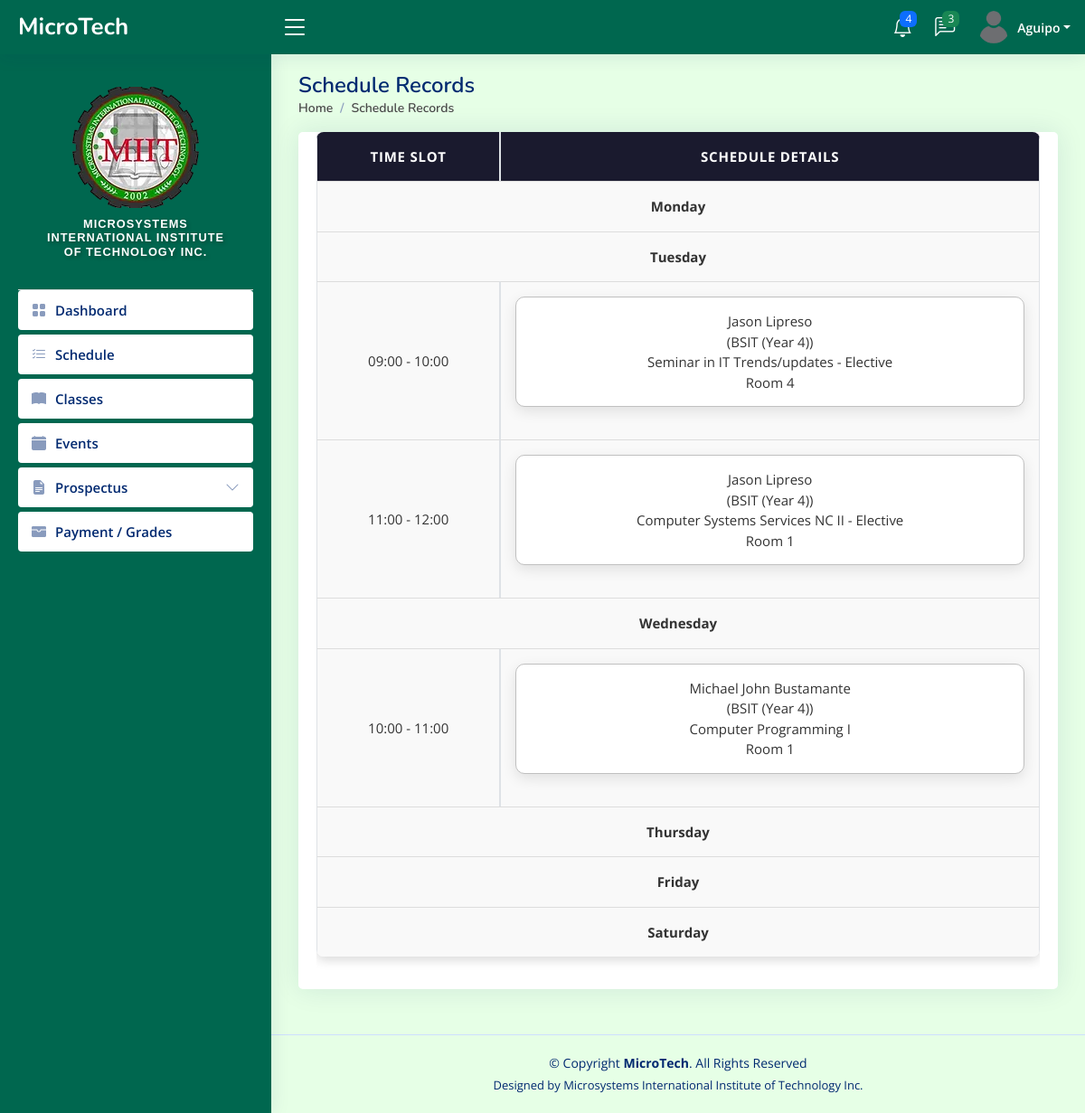
Screenshot of /admin/schedule-students.php (signed in) with the database file from the repository.
### tables this page shows
CREATE TABLE `tbl_students` (
  `user_id` int(11) NOT NULL,
  `user_name` varchar(50) NOT NULL,
  `lname` varchar(50) NOT NULL,
  `fname` varchar(50) NOT NULL,
  `middleInitial` varchar(30) NOT NULL,
  `Suffix` varchar(15) NOT NULL,
  `course` varchar(50) NOT NULL,
  `year` int(10) NOT NULL,
  `sy` varchar(50) DEFAULT NULL,
  `contact` varchar(20) NOT NULL,
  `gender` varchar(10) NOT NULL,
  `bdate` varchar(50) NOT NULL,
  `pob` text NOT NULL,
  `email` varchar(50) NOT NULL,
  `major` varchar(50) NOT NULL,
  `nationality` varchar(20) NOT NULL,
  `civilStatus` varchar(20) NOT NULL,
  `religion` varchar(20) NOT NULL,
  `modality` varchar(20) NOT NULL,
  `fb` varchar(30) NOT NULL,
  `curAddress` varchar(200) NOT NULL,
  `cityAdd` varchar(200) NOT NULL,
  `zipcode` varchar(30) NOT NULL,
  `fatherName` varchar(50) NOT NULL,
  `fwork` varchar(50) NOT NULL,
  `motherName` varchar(50) NOT NULL,
  `mwork` varchar(50) NOT NULL,
  `primarySchool` varchar(100) NOT NULL,
  `primaryAddress` text NOT NULL,
  `primaryCompleted` varchar(30) NOT NULL,
  `entermediateSchool` varchar(100) NOT NULL,
  `entermediateAddress` text NOT NULL,
  `entermediateCompleted` varchar(30) NOT NULL,
  `hsSchool` varchar(100) NOT NULL,
  `hsAddress` text NOT NULL,
  `hsCompleted` varchar(30) NOT NULL,
  `shSchool` varchar(100) NOT NULL,
  `shAddress` text NOT NULL,
  `shCompleted` varchar(30) NOT NULL,
  `collegeSchool` varchar(100) NOT NULL,
  `collegeAddress` text NOT NULL,
  `collegeCompleted` varchar(30) NOT NULL,
  `user_image` varchar(50) NOT NULL,
  `user_role` varchar(50) NOT NULL,
  `user_pass` varchar(100) NOT NULL,
  `semester` int(11) NOT NULL,
  `status` varchar(20) NOT NULL,
  `date` date DEFAULT NULL,
  `created_at` timestamp NOT NULL DEFAULT current_timestamp()
);

CREATE TABLE `tbl_schedule` (
  `schedule_id` int(11) NOT NULL,
  `instructor_id` int(20) NOT NULL,
  `course_id` int(11) NOT NULL,
  `subject_id` int(11) NOT NULL,
  `room_id` int(11) NOT NULL,
  `time_id` int(11) NOT NULL,
  `day_id` int(11) NOT NULL
);

CREATE TABLE `tbl_subjects` (
  `id` int(11) NOT NULL,
  `year` int(11) NOT NULL,
  `semester` int(11) NOT NULL,
  `code` varchar(50) NOT NULL,
  `description` varchar(50) NOT NULL,
  `lec` int(11) NOT NULL,
  `lab` int(11) NOT NULL,
  `unit` int(11) NOT NULL,
  `pre_req` varchar(50) NOT NULL,
  `total` int(11) NOT NULL,
  `course` varchar(50) NOT NULL
);

CREATE TABLE `tbl_rooms` (
  `room_id` int(11) NOT NULL,
  `room_name` varchar(50) DEFAULT NULL
);

### PHP/schedule-students-con.php (called while the page is built, shortened)
<?php
$connection = new Connection();
$pdo = $connection->open();
$userid = $_SESSION["login"];
function getStudentInfo($user_id)
{
    global $pdo;
    $stmt = $pdo->prepare("SELECT course, year FROM tbl_students WHERE user_id = :userid");
    $stmt->bindParam(':userid', $user_id, PDO::PARAM_INT);
    if (!$stmt->execute()) {
        error_log("Failed to execute query in getStudentInfo");
        return false;
    }
    return $stmt->fetch(PDO::FETCH_ASSOC);
}
function fetchSchedules($course, $year)
{
    global $pdo;
    $stmt = $pdo->prepare("
        SELECT s.schedule_id,
               CONCAT(u.user_fname, ' ', u.user_lname) AS instructor_name,
               CONCAT(c.course_description, ' (Year ', c.course_year, ')') AS course_description,
               sb.description AS subject_description,
               r.room_name,
               CONCAT(t.start_time, ' - ', t.end_time) AS time_slot,
               s.day_id,
               d.day_name,
               t.start_time
        FROM tbl_schedule s
        JOIN tbl_users u ON s.instructor_id = u.user_id
        JOIN tbl_course c ON s.course_id = c.course_id
        JOIN tbl_subjects sb ON s.subject_id = sb.id
        JOIN tbl_rooms r ON s.room_id = r.room_id
        JOIN tbl_sched_time t ON s.time_id = t.time_id
        JOIN tbl_days d ON s.day_id = d.day_id
        WHERE s.course_id = (SELECT course_id FROM tbl_course WHERE course_description = :course AND course_year = :year)
        ORDER BY d.day_id, t.start_time
    ");
    $stmt->bindParam(':course', $course);
    $stmt->bindParam(':year', $year);
    if (!$stmt->execute()) {
        error_log("Failed to execute query in fetchSchedules");
        return false;
    }
    return $stmt->fetchAll(PDO::FETCH_ASSOC);
}
$studentInfo = getStudentInfo($userid);
$course = $studentInfo['course'];
$year = $studentInfo['year'];
$schedules = fetchSchedules($course, $year);
$daysOfWeek = ['Monday', 'Tuesday', 'Wednesday', 'Thursday', 'Friday', 'Saturday'];
?>

### admin/schedule-students.php (the view, shortened to what this page needs)
<?php include_once "../templates/header3.php"; ?>
<?php include_once "../PHP/schedule-students-con.php"; ?>
<main id="main" class="main">
    <div class="pagetitle">
        <h1>Schedule Records</h1>
        <nav>
            <ol class="breadcrumb">
                <li class="breadcrumb-item"><a href="index.php">Home</a></li>
                <li class="breadcrumb-item active">Schedule Records</li>
            </ol>
        </nav>
    </div>
    <section class="section dashboard">
        <div class="row">
            <div class="col-12">
                <div class="card">
                    <div class="card-body">
                        <div class="table-responsive">
                            <table class="table table-bordered formal-schedule">
                                <thead>
                                    <tr>
                                        <th scope="col">Time Slot</th>
                                        <th scope="col">Schedule Details</th>
                                    </tr>
                                </thead>
                                <tbody>
                                    <?php
                                    foreach ($daysOfWeek as $day):
                                    ?>
                                        <tr class="day-header">
                                            <td colspan="2"><strong><?php echo htmlspecialchars($day); ?></strong></td>
                                        </tr>
                                        <?php
                                        $startTime = strtotime('07:00');
                                        $endTime = strtotime('17:00');
                                        $timeInterval = 60 * 60;
                                        while ($startTime <= $endTime):
                                            $currentSlot = date('H:i', $startTime);
                                            $nextSlot = date('H:i', $startTime + $timeInterval);
                                            foreach ($schedules as $schedule) {
                                                if ($schedule['day_name'] === $day &&
                                                    $schedule['start_time'] >= $currentSlot &&
                                                    $schedule['start_time'] < $nextSlot) {
                                                    ?>
                                                    <tr>
                                                        <td><?php echo htmlspecialchars($currentSlot . ' - ' . $nextSlot); ?></td>
                                                        <td>
                                                            <div class="schedule-container">
                                                                <?php
                                                                    echo htmlspecialchars($schedule['instructor_name']) . "<br>" .
                                                                         "(" . htmlspecialchars($schedule['course_description']) . ") " . "<br>" .
                                                                         htmlspecialchars($schedule['subject_description']) . "<br>" .
                                                                         htmlspecialchars($schedule['room_name']);
                                                                ?>
                                                            </div>
                                                        </td>
                                                    </tr>
                                                    <?php
                                                }
                                            }
                                            $startTime += $timeInterval;
                                        endwhile;
                                    endforeach;
                                    ?>
                                </tbody>
                            </table>
                        </div>
                    </div>
                </div>
            </div>
        </div>
    </section>
</main>
<?php include_once "../templates/footer.php"; ?>

### templates/header3.php (shortened to what this page needs)
<!DOCTYPE html>
<html lang="en">
<head>
  <link href="../../assets/vendor/bootstrap/css/bootstrap.min.css" rel="stylesheet">
  <link href="../../assets/vendor/bootstrap-icons/bootstrap-icons.css" rel="stylesheet">
  <link href="../../assets/vendor/boxicons/css/boxicons.min.css" rel="stylesheet">
  <link href="../../assets/vendor/quill/quill.snow.css" rel="stylesheet">
  <link href="../../assets/vendor/quill/quill.bubble.css" rel="stylesheet">
  <link href="../../assets/vendor/remixicon/remixicon.css" rel="stylesheet">
  <link href="../../assets/vendor/simple-datatables/style.css" rel="stylesheet">
  <link href="../../assets/css/style.css" rel="stylesheet">
</head>
<?php
$database = new Connection();
$conn = $database->open();
$userid = $_SESSION["login"];
$statements = $conn->prepare("SELECT u.fname, u.lname, u.user_image, u.course, u.user_role
    FROM tbl_students u
    LEFT JOIN tbl_users s ON u.user_id = s.user_id
    WHERE u.user_id = :userid
");
$statements->bindParam(':userid', $userid, PDO::PARAM_INT);
$statements->execute();
$user = $statements->fetch(PDO::FETCH_ASSOC);
if ($user) {
  $lname = $user['lname'];
  $image = $user['user_image'];
} else {
  echo "User or student information not found.";
  exit;
}
?>
<body style="background-color:#e6ffe6;">
<header id="header" class="header fixed-top d-flex align-items-center" style="background-color: #00674f;">
  <div class="d-flex align-items-center justify-content-between">
    <a href="../admin/index.php" class="logo d-flex align-items-center">
      <span class="d-none d-lg-block text-white">MicroTech</span>
    </a>
    <i class="bi bi-list toggle-sidebar-btn text-white"></i>
  </div>
  <nav class="header-nav ms-auto">
    <ul class="d-flex align-items-center">
      <li class="nav-item dropdown">
        <a class="nav-link nav-icon" href="#" data-bs-toggle="dropdown">
          <i class="bi bi-bell text-white"></i>
          <span class="badge bg-primary badge-number">4</span>
        </a>
      </li>
      <li class="nav-item dropdown">
        <a class="nav-link nav-icon" href="#" data-bs-toggle="dropdown">
          <i class="bi bi-chat-left-text text-white"></i>
          <span class="badge bg-success badge-number">3</span>
        </a>
      </li>
      <li class="nav-item dropdown pe-3">
        <a class="nav-link nav-profile d-flex align-items-center pe-0 " href="#" data-bs-toggle="dropdown">
          <img src="upload-files/<?php echo htmlspecialchars($image); ?>" id="currentPhoto" onerror="this.src='images/default.png'" alt="Profile Image" class="rounded-circle">
          <span class="d-none d-md-block dropdown-toggle ps-2 text-white"><?php echo htmlspecialchars($lname)?></span>
        </a>
      </li>
    </ul>
  </nav>
</header>
<aside id="sidebar" class="sidebar" style="background-color: #00674f;">
  <ul class="sidebar-nav" id="sidebar-nav">
    <div class="profile-section">
      <div>
        <img src="../admin/images/miit-logo.png" id="currentPhoto" onerror="this.src='images/default.png'" alt="Profile Image" class="rotate-flip">
      </div>
      <div class="logo-text" style="padding: 10px; text-align: center;">
        <h6>Microsystems International Institute of Technology Inc.</h6>
      </div>
    </div>
    <li class="nav-item">
      <a class="nav-link collapsed" href="../admin/index3.php">
        <i class="bi bi-grid-fill"></i>
        <span>Dashboard</span>
      </a>
    </li>
    <li class="nav-item">
      <a class="nav-link collapsed" href="../admin/schedule-students.php">
        <i class="bi bi-list-check"></i>
        <span>Schedule</span>
      </a>
    </li>
    <li class="nav-item">
      <a class="nav-link collapsed" href="../admin/student-classes.php">
        <i class="bi bi-book-fill"></i>
        <span>Classes</span>
      </a>
    </li>
    <li class="nav-item">
      <a class="nav-link collapsed" href="../admin/event-student.php">
        <i class="bi bi-calendar-fill"></i>
        <span>Events</span>
      </a>
    </li>
    <li class="nav-item">
      <a class="nav-link collapsed" data-bs-target="#tables-nav" data-bs-toggle="collapse" href="#">
        <i class="bi bi-file-earmark-text-fill"></i><span>Prospectus</span><i class="bi bi-chevron-down ms-auto"></i>
      </a>
    </li>
    <li class="nav-item">
      <a class="nav-link collapsed" href="../admin/payment1.php">
        <i class="bi bi-wallet-fill"></i>
        <span>Payment / Grades </span>
      </a>
    </li>
  </ul>
</aside>

### rows the page displays
tbl_students: lname "Aguipo"
tbl_schedule: instructor_name "Jason Lipreso", course_description "BSIT (Year 4)", subject.description "Seminar in IT Trends/updates - Elective", room.room_name "Room 4"
tbl_schedule: instructor_name "Jason Lipreso", course_description "BSIT (Year 4)", subject.description "Computer Systems Services NC II - Elective", room.room_name "Room 1"
tbl_schedule: instructor_name "Michael John Bustamante", course_description "BSIT (Year 4)", subject.description "Computer Programming I", room.room_name "Room 1"

### other values shown
$day "Monday"
$day "Tuesday"
$day "Wednesday"
$day "Thursday"
$day "Friday"
$day "Saturday"
